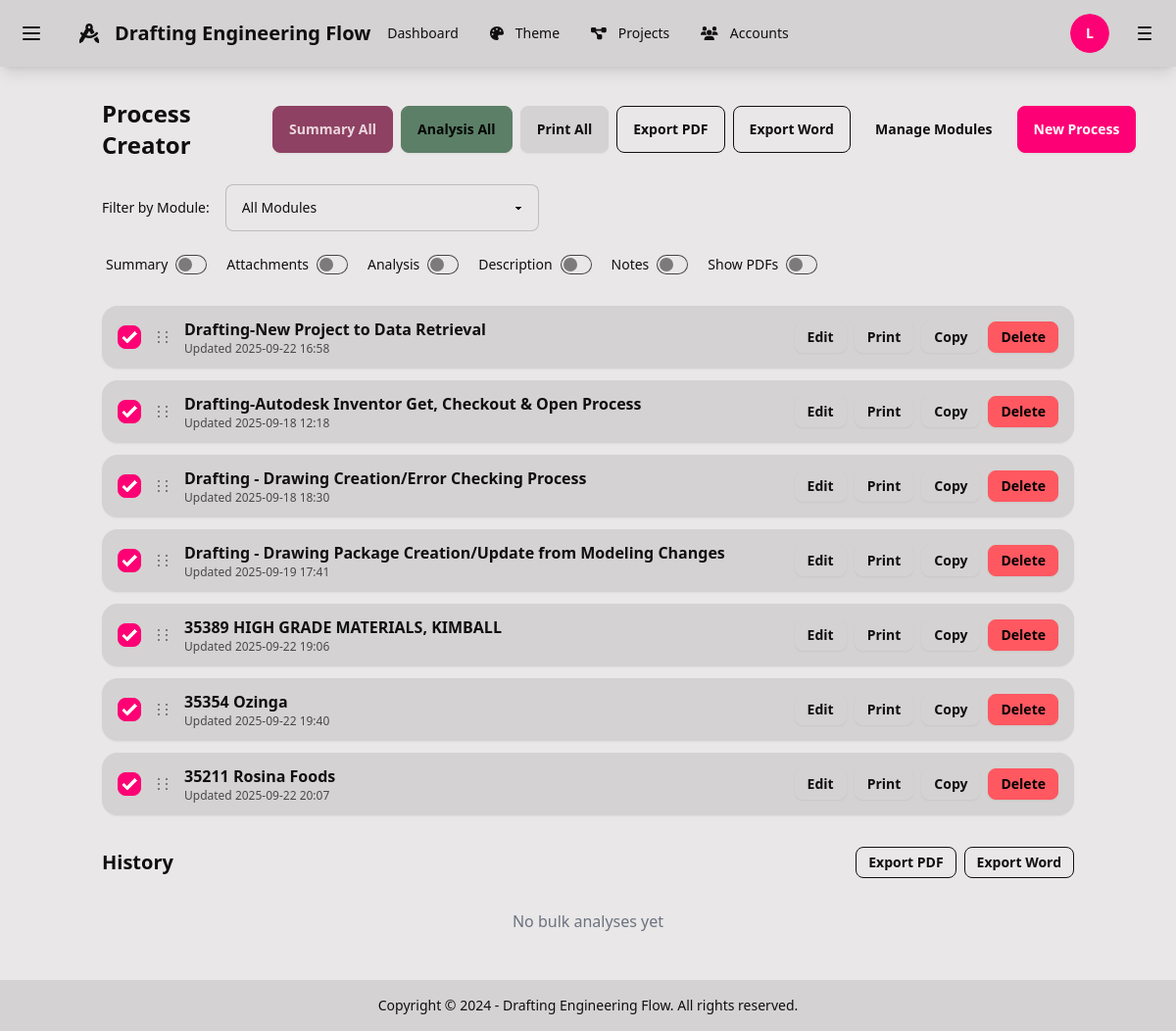
Before: /process-creator/ (signed in) with the older database file.
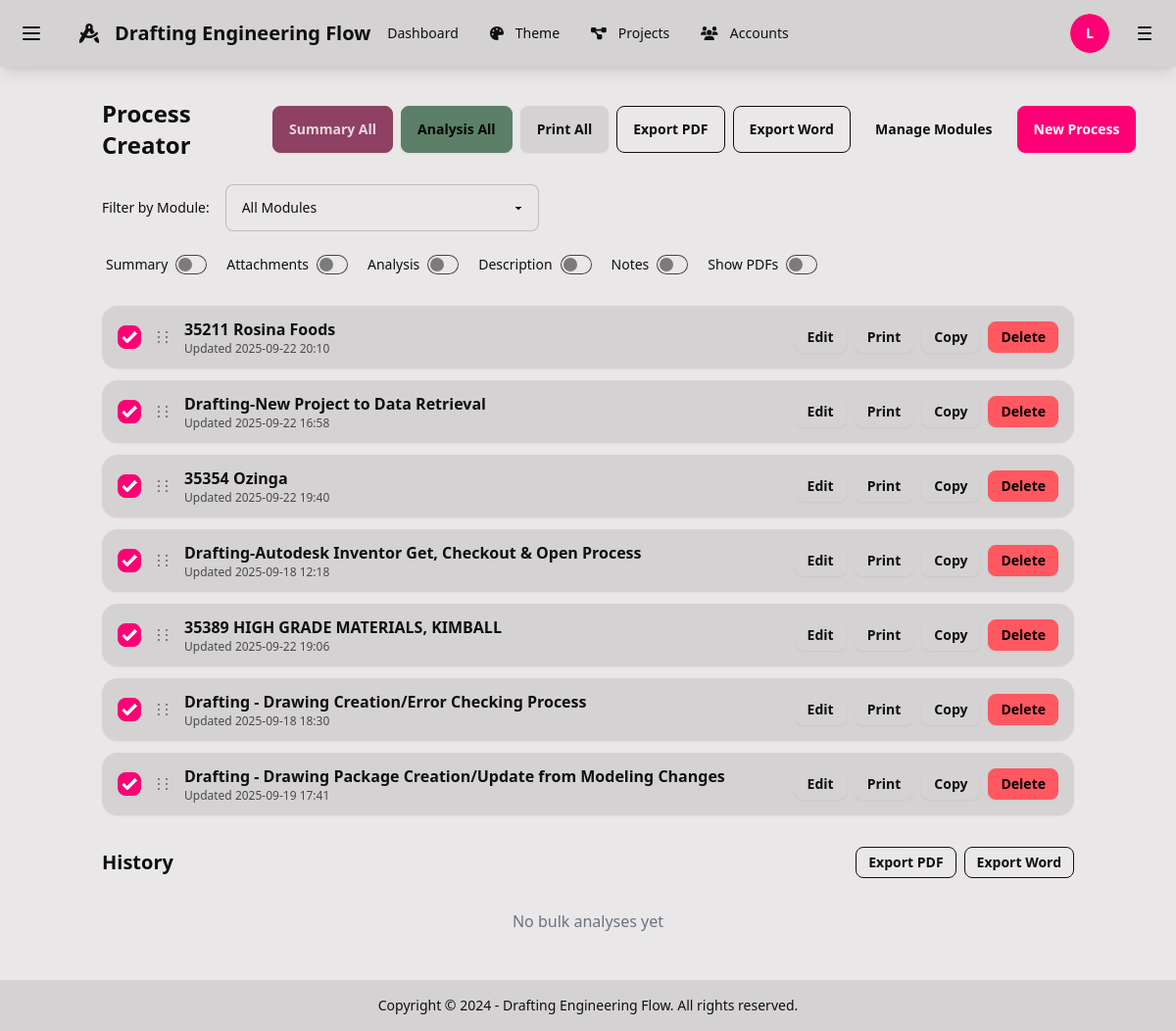
After: the same page with the newer database file.
### process_creator/models.py (models this page shows, shortened)
class Process(models.Model):
    name = models.CharField(max_length=255)
    module = models.ForeignKey(Module, on_delete=models.SET_NULL, null=True, blank=True, help_text="Module this process belongs to")
    order = models.PositiveIntegerField(default=1)
    summary = models.TextField(blank=True, help_text="Generated summary of the process")
    summary_instructions = models.TextField(
        blank=True,
        default="You are given a list of steps, bullet points, or fragmented notes. Your task is to transform them into a single professional, coherent paragraph. Do not repeat the steps as a list. Instead, weave them into smooth, natural prose that reads as if written by a skilled professional writer. Maintain accuracy, logical flow, and clarity. The output must always be a polished paragraph summary, never a bullet list.",
        help_text="Instructions for summary generation"
    )
    description = models.TextField(blank=True)
    notes = models.TextField(blank=True)
    analysis = models.TextField(blank=True, help_text="Generated analysis and improvement suggestions")
    analysis_instructions = models.TextField(
        blank=True,
        default="You are a senior operations analyst. You will receive a business process as input (steps, notes, and context). Produce a professional report titled \"Training Analysis\" that managers and frontline staff can act on.\nFollow these rules:\n- Write clearly and concisely; avoid jargon. Use confident, direct language.\n- Do NOT restate the steps as bullets. Summarize the process in flowing prose.\n- Use Markdown headings exactly as specified below.\n- Give specific, actionable recommendations with clear benefits and effort levels.\n- Where details are missing, make reasonable assumptions and state them briefly.\n=== INPUT START ===\n{PASTE PROCESS STEPS / NOTES / CONTEXT HERE}\n=== INPUT END ===\n=== OUTPUT FORMAT (Markdown) ===\n# Training Analysis\n## Executive Summary\nA 4–6 sentence overview of the process, the primary objective, the current state, and the most important recommended changes and expected benefits.\n## Process Narrative (Plain-Language Summary)\n6–10 sentences that narrate how the process works from start to finish. Use paragraph form only (no bullets). Emphasize flow, handoffs, tools used, approvals, and timing.\n## Assumptions\n- 2–5 short bullets listing key assumptions you made due to missing information.\n## Strengths\n- 4–8 bullets. Each bullet: what works well + why it matters (impact on quality, speed, cost, compliance, safety, or CX).\n## Weaknesses\n- 4–8 bullets. Each bullet: the issue + consequence (e.g., rework, delays, risk, cost).\n## Improvement Opportunities — Current System (No new software)\nProvide 5–10 specific, low-friction changes using existing tools, roles, and policies. For each item, use this format in one bullet:\n- **[Title]** — What to change (1–2 sentences). **Benefit:** expected outcome with a measurable indicator (e.g., \"reduce cycle time by ~15%\"). **Effort:** Low/Med/High. **Owner:** role. **Risk/Mitigation:** brief.\n## Immediate Application-Level Enhancements (Quick to implement in an app/workflow)\nProvide 3–7 changes that can be implemented quickly via simple configuration, scripts, forms, validations, templates, or notifications. For each item, use the same format:\n- **[Title]** — What to implement (1–2 sentences). **Benefit:** measurable. **Effort:** Low/Med/High. **Owner:** role. **Risk/Mitigation:** brief.\n## Implementation Roadmap\nOrganize recommendations into phases with rationale:\n- **Now (0–30 days):** 3–6 highest-ROI, low-effort actions.\n- **Next (30–90 days):** 3–6 medium-effort actions that compound earlier gains.\n- **Later (90+ days):** 2–4 higher-effort changes that deliver strategic value.\n## Metrics & Monitoring\nList 4–8 KPIs with target direction and cadence. For each KPI: **Name**, **Target/Direction**, **Data Source**, **Review Cadence** (e.g., weekly), **Owner**.\n## Risks & Mitigations\n3–6 material risks across people/process/tech/compliance and how to mitigate each.\n## Final Recommendation\nA 4–6 sentence closing paragraph summarizing the case for change, expected benefits, and the immediate next steps.\n=== STYLE GUARDRAILS ===\n- Professional tone. Tight sentences. No filler, no hype.\n- Use paragraph form for the narrative sections; bullets only where specified.\n- Quantify benefits or ranges when plausible. Avoid vague claims.\n- Do not include meta-commentary or instructions in the output.",
        help_text="Instructions for process analysis"
    )
    created_at = models.DateTimeField(auto_now_add=True)
    updated_at = models.DateTimeField(auto_now=True)
    last_ai_update = models.DateTimeField(null=True, blank=True, help_text="Last time summary or analysis was updated")
    class Meta:
        ordering = ["order", "name"]

### process_creator/views.py (the view)
# urls.py: path("", views.process_list, name="list"),
@login_required
@require_app_access('process_creator', action='view')
def process_list(request):
    modules = Module.objects.all()
    selected_module_id = request.GET.get('module')
    selected_module = None
    if selected_module_id:
        try:
            selected_module = Module.objects.get(id=selected_module_id)
            processes = Process.objects.filter(module=selected_module).order_by('order', 'name')
        except Module.DoesNotExist:
            processes = Process.objects.all().order_by('order', 'name')
    else:
        processes = Process.objects.all().order_by('order', 'name')
    return render(request, "process_creator/list.html", {
        "processes": processes,
        "modules": modules,
        "selected_module": selected_module
    })

### rbac/context_processors.py (called while the page is built)
def rbac_context(request):
    context = {}
    if request.user.is_authenticated:
        context.update({
            'user_accessible_apps': get_user_accessible_apps(request.user),
            'user_roles': get_user_roles(request.user),
        })
    else:
        context.update({
            'user_accessible_apps': [],
            'user_roles': [],
        })
    return context

### rbac/utils.py (called while the page is built, shortened)
def has_app_access(user, app_name, action='view'):
    if not user or not user.is_authenticated:
        return False
    try:
        app_access = AppAccess.objects.get(app_name=app_name)
        if not app_access.is_enabled:
            return False
    except AppAccess.DoesNotExist:
        return False
    if user.is_superuser:
        return True

def check_app_access(user, app_name, action='view'):
    if not has_app_access(user, app_name, action):
        log_access_attempt(user, app_name, action, success=False,
                          error_message=f"Access denied for {action} on {app_name}")
        raise PermissionDenied(f"You don't have permission to {action} {app_name}")

### process_creator/templates/process_creator/list.html (shortened to what the changed rows need)
{% extends 'base.html' %}
{% block content %}
<div class="flex items-center justify-between mb-6">
  <h1 class="text-2xl font-bold">Process Creator</h1>
  </div>
<div id="process-list" class="grid gap-3">
  {% for p in processes %}
    <div class="card bg-base-200 shadow-sm" data-id="{{ p.id }}">
      <div class="card-body py-3 px-4">
        <div class="flex items-center justify-between gap-3">
          <div class="flex items-center gap-3">
            <input type="checkbox" class="select-item checkbox checkbox-primary" checked />
            <span class="drag cursor-grab text-base-content/60" title="Drag to reorder" aria-label="Drag to reorder">
              <svg xmlns="http://www.w3.org/2000/svg" viewBox="0 0 20 20" fill="currentColor" class="h-5 w-5">
                <path d="M7 5a1 1 0 1 1-2 0 1 1 0 0 1 2 0Zm8 0a1 1 0 1 1-2 0 1 1 0 0 1 2 0ZM7 10a1 1 0 1 1-2 0 1 1 0 0 1 2 0Zm8 0a1 1 0 1 1-2 0 1 1 0 0 1 2 0ZM7 15a1 1 0 1 1-2 0 1 1 0 0 1 2 0Zm8 0a1 1 0 1 1-2 0 1 1 0 0 1 2 0Z"/>
              </svg>
            </span>
            <div>
              <div class="font-semibold">{{ p.name }}</div>
              <div class="text-xs opacity-70">Updated {{ p.updated_at|date:'Y-m-d H:i' }}</div>
            </div>
          </div>
          <div class="flex gap-2">
            <a class="btn btn-sm" href="{% url 'process_creator:edit' p.id %}">Edit</a>
            <a class="btn btn-sm" href="{% url 'process_creator:print' p.id %}" target="_blank">Print</a>
            <button class="btn btn-sm" onclick="copyProcess({{ p.id }})">Copy</button>
            <a class="btn btn-sm btn-error" href="{% url 'process_creator:delete' p.id %}">Delete</a>
          </div>
        </div>
      </div>
    </div>
  {% empty %}
    <div class="alert">No processes yet. Create one to get started.</div>
  {% endfor %}
</div>
        <div class="mt-8">
            <div class="flex items-center justify-between mb-4">
                <h2 class="text-xl font-bold">History</h2>
            </div>
        </div>
{% endblock %}

Changed rows visible on the page:
changed Process "35211 Rosina Foods": updated_at "2025-09-22 20:07" → "2025-09-22 20:10"; moves up the list
changed Process "35354 Ozinga": moves up the list
changed Process "35389 HIGH GRADE MATERIALS, KIMBALL": moves down the list
